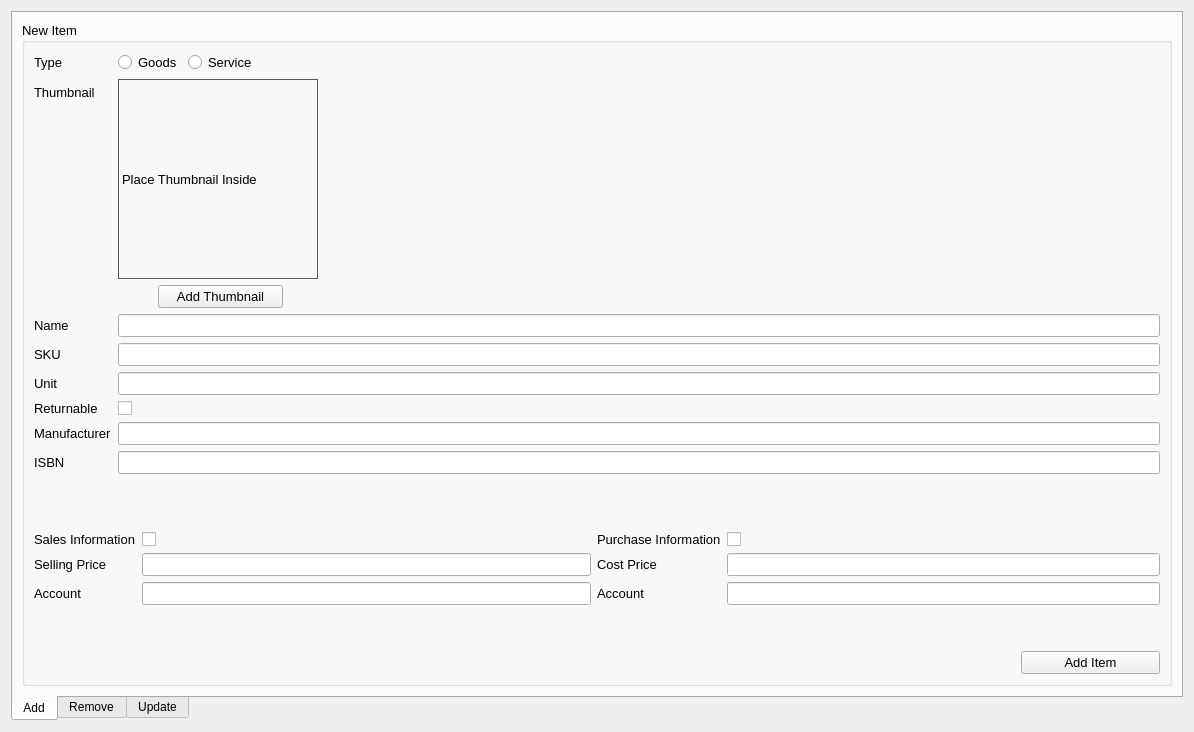
               <widget class="QWidget" name="page_4">
                <property name="geometry">
                 <rect>
                  <x>0</x>
                  <y>0</y>
                  <width>1194</width>
                  <height>732</height>
                 </rect>
                </property>
                <attribute name="label">
                 <string>Inventory</string>
                </attribute>
                <layout class="QGridLayout" name="gridLayout_20">
                 <item row="0" column="0">
                  <widget class="QTabWidget" name="tabWidget_3">
                   <property name="tabPosition">
                    <enum>QTabWidget::South</enum>
                   </property>
                   <property name="currentIndex">
                    <number>0</number>
                   </property>
                   <widget class="QWidget" name="tab_6">
                    <attribute name="icon">
                     <iconset>
                      <normaloff>../../../../../fontawesome-free-5.9.0-desktop/svgs/solid/plus.svg</normaloff>../../../../../fontawesome-free-5.9.0-desktop/svgs/solid/plus.svg</iconset>
                    </attribute>
                    <attribute name="title">
                     <string>Add</string>
                    </attribute>
                    <layout class="QGridLayout" name="gridLayout_21">
                     <item row="0" column="0">
                      <widget class="QGroupBox" name="groupBox_5">
                       <property name="font">
                        <font>
                         <pointsize>10</pointsize>
                         <weight>50</weight>
                         <bold>false</bold>
                        </font>
                       </property>
                       <property name="title">
                        <string>New Item</string>
                       </property>
                       <layout class="QGridLayout" name="gridLayout_22" rowstretch="2,0,0,0" columnstretch="2,2,3,1">
                        <item row="1" column="0" colspan="2">
                         <layout class="QFormLayout" name="formLayout_8">
                          <item row="0" column="0">
                           <widget class="QLabel" name="label_46">
                            <property name="text">
                             <string>Sales Information</string>
                            </property>
                           </widget>
                          </item>
                          <item row="0" column="1">
                           <widget class="QCheckBox" name="itemSalesInformation">
                            <property name="text">
                             <string/>
                            </property>
                           </widget>
                          </item>
                          <item row="1" column="0">
                           <widget class="QLabel" name="label_48">
                            <property name="text">
                             <string>Selling Price</string>
                            </property>
                           </widget>
                          </item>
                          <item row="1" column="1">
                           <widget class="QLineEdit" name="itemSPEdit"/>
                          </item>
                          <item row="2" column="0">
                           <widget class="QLabel" name="label_49">
                            <property name="text">
                             <string>Account</string>
                            </property>
                           </widget>
                          </item>
                          <item row="2" column="1">
                           <widget class="QLineEdit" name="itemSPAccEdit"/>
                          </item>
                         </layout>
                        </item>
                        <item row="1" column="2" colspan="2">
                         <layout class="QFormLayout" name="formLayout_5">
                          <item row="0" column="0">
                           <widget class="QLabel" name="label_47">
                            <property name="text">
                             <string>Purchase Information</string>
                            </property>
                           </widget>
                          </item>
                          <item row="0" column="1">
                           <widget class="QCheckBox" name="itemPurchaseInformation">
                            <property name="text">
                             <string/>
                            </property>
                           </widget>
                          </item>
                          <item row="1" column="0">
                           <widget class="QLabel" name="label_51">
                            <property name="text">
                             <string>Cost Price</string>
                            </property>
                           </widget>
                          </item>
                          <item row="1" column="1">
                           <widget class="QLineEdit" name="itemCPEdit"/>
                          </item>
                          <item row="2" column="1">
                           <widget class="QLineEdit" name="itemCPAccEdit"/>
                          </item>
                          <item row="2" column="0">
                           <widget class="QLabel" name="label_52">
                            <property name="text">
                             <string>Account</string>
                            </property>
                           </widget>
                          </item>
                         </layout>
                        </item>
                        <item row="0" column="0" colspan="4">
                         <layout class="QFormLayout" name="formLayout_4">
                          <property name="labelAlignment">
                           <set>Qt::AlignLeading|Qt::AlignLeft|Qt::AlignVCenter</set>
                          </property>
                          <item row="0" column="0">
                           <widget class="QLabel" name="label_36">
                            <property name="text">
                             <string>Type</string>
                            </property>
                           </widget>
                          </item>
                          <item row="0" column="1">
                           <layout class="QHBoxLayout" name="horizontalLayout_2">
                            <item>
                             <widget class="QRadioButton" name="inventoryGoodsRBtn">
                              <property name="text">
                               <string>Goods</string>
                              </property>
                             </widget>
                            </item>
                            <item>
                             <widget class="QRadioButton" name="inventoryServiceRBtn">
                              <property name="text">
                               <string>Service</string>
                              </property>
                             </widget>
                            </item>
                            <item>
                             <spacer name="horizontalSpacer_14">
                              <property name="orientation">
                               <enum>Qt::Horizontal</enum>
                              </property>
                              <property name="sizeHint" stdset="0">
                               <size>
                                <width>40</width>
                                <height>20</height>
                               </size>
                              </property>
                             </spacer>
                            </item>
                           </layout>
                          </item>
                          <item row="1" column="0">
                           <widget class="QLabel" name="label_43">
                            <property name="text">
                             <string>Thumbnail</string>
                            </property>
                           </widget>
                          </item>
                          <item row="1" column="1">
                           <widget class="QLabel" name="thumbnailLabel">
                            <property name="minimumSize">
                             <size>
                              <width>200</width>
                              <height>200</height>
                             </size>
                            </property>
                            <property name="maximumSize">
                             <size>
                              <width>200</width>
                              <height>200</height>
                             </size>
                            </property>
                            <property name="styleSheet">
                             <string notr="true">border: 1px solid rgb(88, 88, 88)</string>
                            </property>
                            <property name="text">
                             <string>Place Thumbnail Inside</string>
                            </property>
                            <property name="scaledContents">
                             <bool>true</bool>
                            </property>
                           </widget>
                          </item>
                          <item row="3" column="0">
                           <widget class="QLabel" name="label_37">
                            <property name="text">
                             <string>Name</string>
                            </property>
                           </widget>
                          </item>
                          <item row="3" column="1">
                           <widget class="QLineEdit" name="itemNameEdit"/>
                          </item>
                          <item row="4" column="0">
                           <widget class="QLabel" name="label_38">
                            <property name="text">
                             <string>SKU</string>
                            </property>
                           </widget>
                          </item>
                          <item row="4" column="1">
                           <widget class="QLineEdit" name="itemSKUEdit"/>
                          </item>
                          <item row="5" column="0">
                           <widget class="QLabel" name="label_39">
                            <property name="text">
                             <string>Unit</string>
                            </property>
                           </widget>
                          </item>
                          <item row="5" column="1">
                           <widget class="QLineEdit" name="itemUnitEdit"/>
                          </item>
                          <item row="6" column="0">
                           <widget class="QLabel" name="label_40">
                            <property name="text">
                             <string>Returnable</string>
                            </property>
                           </widget>
                          </item>
                          <item row="6" column="1">
                           <widget class="QCheckBox" name="itemReturnableCheck">
                            <property name="text">
                             <string/>
                            </property>
                           </widget>
                          </item>
                          <item row="7" column="0">
                           <widget class="QLabel" name="label_44">
                            <property name="text">
                             <string>Manufacturer</string>
                            </property>
                           </widget>
                          </item>
                          <item row="7" column="1">
                           <widget class="QLineEdit" name="itemManufacturerEdit"/>
                          </item>
                          <item row="8" column="0">
                           <widget class="QLabel" name="label_45">
                            <property name="text">
                             <string>ISBN</string>
                            </property>
                           </widget>
                          </item>
                          <item row="8" column="1">
                           <widget class="QLineEdit" name="itemISBNEdit"/>
                          </item>
                          <item row="9" column="1">
                           <widget class="QLabel" name="label_42">
                            <property name="maximumSize">
                             <size>
                              <width>500</width>
                              <height>500</height>
                             </size>
                            </property>
                            <property name="text">
                             <string/>
                            </property>
                            <property name="scaledContents">
                             <bool>true</bool>
                            </property>
                           </widget>
                          </item>
                          <item row="2" column="1">
                           <layout class="QGridLayout" name="gridLayout_23" columnstretch="0,2,14">
                            <item row="0" column="1">
                             <widget class="QPushButton" name="addThumbnailBtn">
                              <property name="text">
                               <string>Add Thumbnail</string>
                              </property>
                             </widget>
                            </item>
                            <item row="0" column="2">
                             <spacer name="horizontalSpacer_18">
                              <property name="orientation">
                               <enum>Qt::Horizontal</enum>
                              </property>
                              <property name="sizeHint" stdset="0">
                               <size>
                                <width>40</width>
                                <height>20</height>
                               </size>
                              </property>
                             </spacer>
                            </item>
                            <item row="0" column="0">
                             <spacer name="horizontalSpacer_19">
                              <property name="orientation">
                               <enum>Qt::Horizontal</enum>
                              </property>
                              <property name="sizeHint" stdset="0">
                               <size>
                                <width>40</width>
                                <height>20</height>
                               </size>
                              </property>
                             </spacer>
                            </item>
                           </layout>
                          </item>
                         </layout>
                        </item>
                        <item row="3" column="0" colspan="3">
                         <spacer name="horizontalSpacer_9">
                          <property name="orientation">
                           <enum>Qt::Horizontal</enum>
                          </property>
                          <property name="sizeHint" stdset="0">
                           <size>
                            <width>40</width>
                            <height>20</height>
                           </size>
                          </property>
                         </spacer>
                        </item>
                        <item row="3" column="3">
                         <widget class="QPushButton" name="addToInventoryBtn">
                          <property name="text">
                           <string>Add Item</string>
                          </property>
                          <property name="icon">
                           <iconset>
                            <normaloff>../../../../../fontawesome-free-5.9.0-desktop/svgs/solid/plus.svg</normaloff>../../../../../fontawesome-free-5.9.0-desktop/svgs/solid/plus.svg</iconset>
                          </property>
                         </widget>
                        </item>
                        <item row="2" column="2" colspan="2">
                         <spacer name="verticalSpacer_4">
                          <property name="orientation">
                           <enum>Qt::Vertical</enum>
                          </property>
                          <property name="sizeType">
                           <enum>QSizePolicy::Expanding</enum>
                          </property>
                          <property name="sizeHint" stdset="0">
                           <size>
                            <width>20</width>
                            <height>40</height>
                           </size>
                          </property>
                         </spacer>
                        </item>
                        <item row="2" column="0" colspan="2">
                         <spacer name="verticalSpacer_2">
                          <property name="orientation">
                           <enum>Qt::Vertical</enum>
                          </property>
                          <property name="sizeType">
                           <enum>QSizePolicy::Expanding</enum>
                          </property>
                          <property name="sizeHint" stdset="0">
                           <size>
                            <width>20</width>
                            <height>40</height>
                           </size>
                          </property>
                         </spacer>
                        </item>
                       </layout>
                      </widget>
                     </item>
                    </layout>
                   </widget>
                   <widget class="QWidget" name="tab_7">
                    <attribute name="icon">
                     <iconset>
                      <normaloff>../../../../../fontawesome-free-5.9.0-desktop/svgs/solid/trash.svg</normaloff>../../../../../fontawesome-free-5.9.0-desktop/svgs/solid/trash.svg</iconset>
                    </attribute>
                    <attribute name="title">
                     <string>Remove</string>
                    </attribute>
                   </widget>
                   <widget class="QWidget" name="tab_8">
                    <attribute name="icon">
                     <iconset>
                      <normaloff>../../../../../fontawesome-free-5.9.0-desktop/svgs/solid/pen.svg</normaloff>../../../../../fontawesome-free-5.9.0-desktop/svgs/solid/pen.svg</iconset>
                    </attribute>
                    <attribute name="title">
                     <string>Update</string>
                    </attribute>
                   </widget>
                  </widget>
                 </item>
                </layout>
               </widget>
